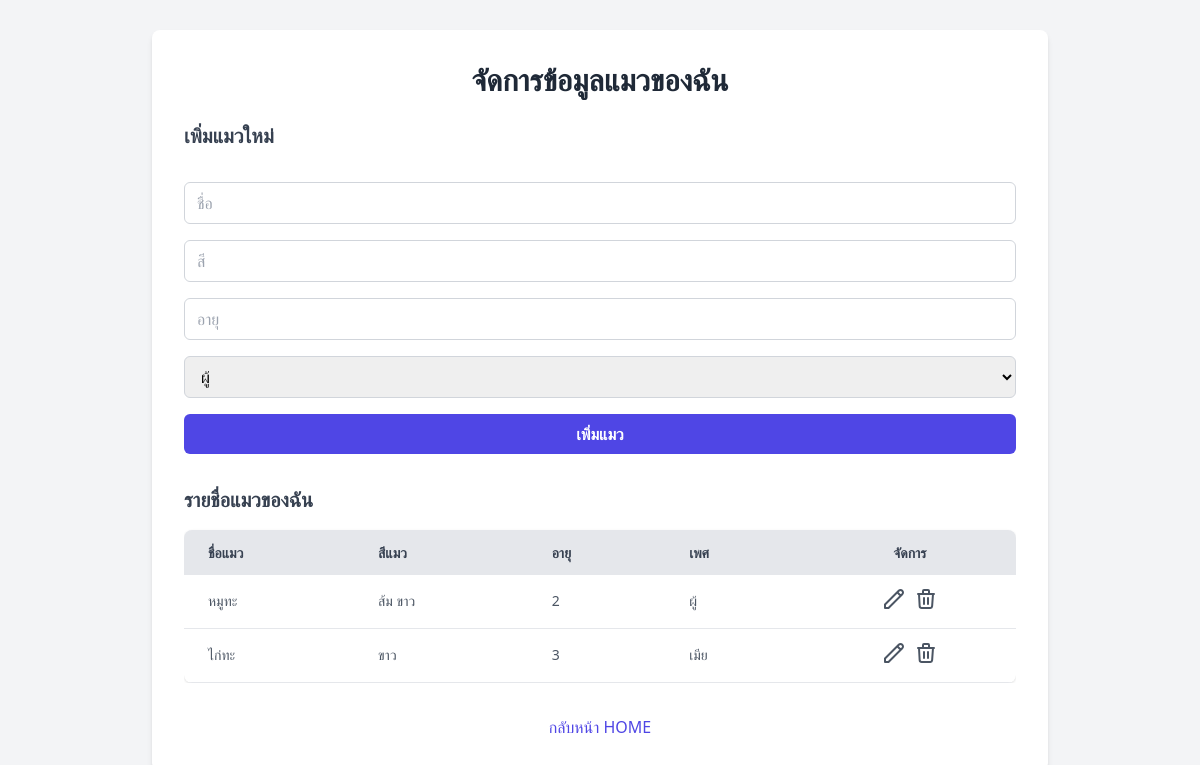
The app's page /my_cats.php (signed in) with its own data.
### tables this page shows
CREATE TABLE `cats` (
  `id` int(11) NOT NULL,
  `user_id` int(11) NOT NULL,
  `name` varchar(100) NOT NULL,
  `color` varchar(50) DEFAULT NULL,
  `age` int(11) DEFAULT NULL,
  `gender` enum('male','female') NOT NULL
);

### my_cats.php (the view, shortened to what this page needs)
<?php
include 'db_connect.php';
$stmt = $conn->prepare("SELECT id FROM users WHERE username=?");
$stmt->bind_param("s", $_SESSION['username']);
$stmt->execute();
$result = $stmt->get_result();
$user = $result->fetch_assoc();
$user_id = $user['id'];
$stmt = $conn->prepare("SELECT * FROM cats WHERE user_id = ?");
$stmt->bind_param("i", $user_id);
$stmt->execute();
$result = $stmt->get_result();
$cats = $result->fetch_all(MYSQLI_ASSOC);
?>
<!DOCTYPE html>
<html lang="th">
<head>
    <script src="https://cdn.tailwindcss.com"></script>
</head>
<body class="bg-gray-100 font-sans flex items-center justify-center min-h-screen p-4">
    <div class="bg-white p-8 rounded-lg shadow-md w-full max-w-4xl">
        <h2 class="text-3xl font-bold mb-6 text-gray-800 text-center">จัดการข้อมูลแมวของฉัน</h2>
        <div class="mb-8">
            <h4 class="text-xl font-semibold mb-4 text-gray-700">เพิ่มแมวใหม่</h4>
            <form method="POST" class="space-y-4 flex flex-col items-center md:items-stretch">
                <input type="text" name="name" placeholder="ชื่อ" required
                       class="w-full px-3 py-2 border border-gray-300 rounded-md focus:outline-none focus:ring-indigo-500 focus:border-indigo-500">
                <input type="text" name="color" placeholder="สี"
                       class="w-full px-3 py-2 border border-gray-300 rounded-md focus:outline-none focus:ring-indigo-500 focus:border-indigo-500">
                <input type="number" name="age" placeholder="อายุ" min="0"
                       class="w-full px-3 py-2 border border-gray-300 rounded-md focus:outline-none focus:ring-indigo-500 focus:border-indigo-500">
                <select name="gender" class="w-full px-3 py-2 border border-gray-300 rounded-md focus:outline-none focus:ring-indigo-500 focus:border-indigo-500">
                    <option value="male">ผู้</option>
                </select>
                <button type="submit"
                        class="w-full bg-indigo-600 hover:bg-indigo-700 text-white font-bold py-2 px-4 rounded-md focus:outline-none focus:ring-2 focus:ring-offset-2 focus:ring-indigo-500 transition-colors duration-200">
                    เพิ่มแมว
                </button>
            </form>
        </div>
        <div class="overflow-x-auto">
            <h4 class="text-xl font-semibold mb-4 text-gray-700">รายชื่อแมวของฉัน</h4>
            <table class="min-w-full bg-white rounded-lg overflow-hidden shadow">
                <thead class="bg-gray-200">
                    <tr class="text-gray-700 uppercase text-sm leading-normal">
                        <th class="py-3 px-6 text-left">ชื่อแมว</th>
                        <th class="py-3 px-6 text-left">สีแมว</th>
                        <th class="py-3 px-6 text-left">อายุ</th>
                        <th class="py-3 px-6 text-left">เพศ</th>
                        <th class="py-3 px-6 text-center">จัดการ</th>
                    </tr>
                </thead>
                <tbody class="text-gray-600 text-sm font-light">
                    <?php foreach($cats as $cat): ?>
                    <tr class="border-b border-gray-200 hover:bg-gray-100">
                        <td class="py-3 px-6 text-left whitespace-nowrap"><?php echo htmlspecialchars($cat['name']); ?></td>
                        <td class="py-3 px-6 text-left"><?php echo htmlspecialchars($cat['color']); ?></td>
                        <td class="py-3 px-6 text-left"><?php echo $cat['age']; ?></td>
                        <td class="py-3 px-6 text-left"><?php echo $cat['gender'] == 'male' ? 'ผู้' : 'เมีย'; ?></td>
                        <td class="py-3 px-6 text-center">
                            <div class="flex item-center justify-center">
                                <button type="button" onclick="showEditForm(<?php echo $cat['id']; ?>)" class="w-6 h-6 mr-2 transform hover:text-blue-500 hover:scale-110">
                                    <svg xmlns="http://www.w3.org/2000/svg" fill="none" viewBox="0 0 24 24" stroke="currentColor">
                                        <path stroke-linecap="round" stroke-linejoin="round" stroke-width="2" d="M15.232 5.232l3.536 3.536m-2.036-5.036a2.5 2.5 0 113.536 3.536L6.5 21.036H3v-3.572L16.732 3.732z" />
                                    </svg>
                                </button>
                                <form method="POST" class="inline-block" onsubmit="return confirm('คุณแน่ใจหรือไม่ว่าต้องการลบแมวตัวนี้?');">
                                    <button type="submit" class="w-6 h-6 transform hover:text-red-500 hover:scale-110">
                                        <svg xmlns="http://www.w3.org/2000/svg" fill="none" viewBox="0 0 24 24" stroke="currentColor">
                                            <path stroke-linecap="round" stroke-linejoin="round" stroke-width="2" d="M19 7l-.867 12.142A2 2 0 0116.34 21H7.66a2 2 0 01-1.995-1.858L5 7m5 4v6m4-6v6m1-10V4a1 1 0 00-1-1h-4a1 1 0 00-1 1v3M4 7h16" />
                                        </svg>
                                    </button>
                                </form>
                            </div>
                        </td>
                    </tr>
                    <?php endforeach; ?>
                </tbody>
            </table>
        </div>
        <div class="mt-8 text-center">
             <a href="user_index.php" class="text-indigo-600 hover:underline inline-block">กลับหน้า HOME</a>
        </div>
    </div>
</body>
</html>

### my_cats.php (style rules this page uses)
body { font-family: 'Inter', sans-serif; background-color: #f3f4f6; }

### records on screen
cats: name "หมูทะ", color "ส้ม ขาว", age "2", gender "ผู้"
cats: name "ไก่ทะ", color "ขาว", age "3", gender "เมีย"
